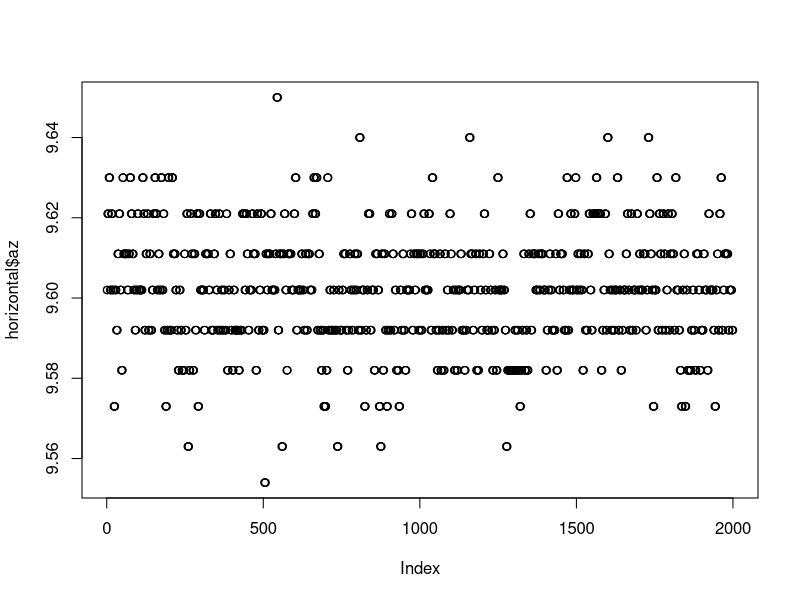
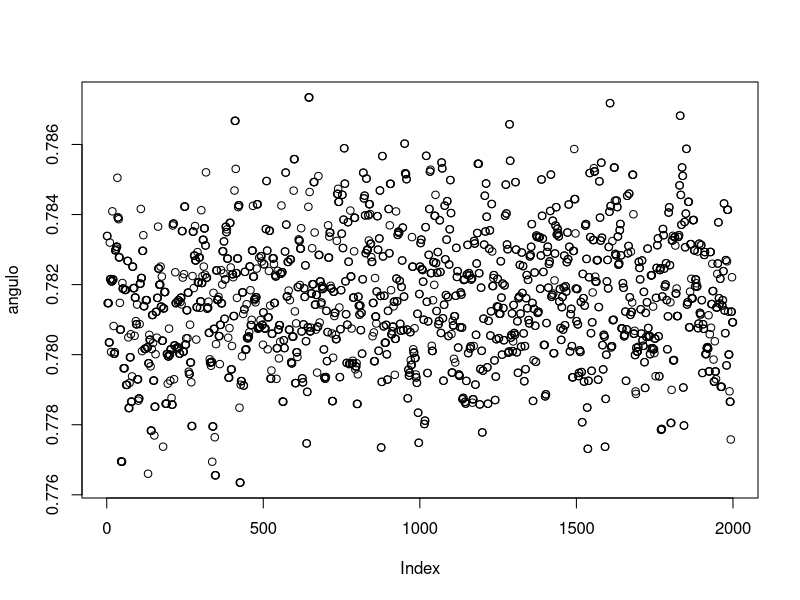
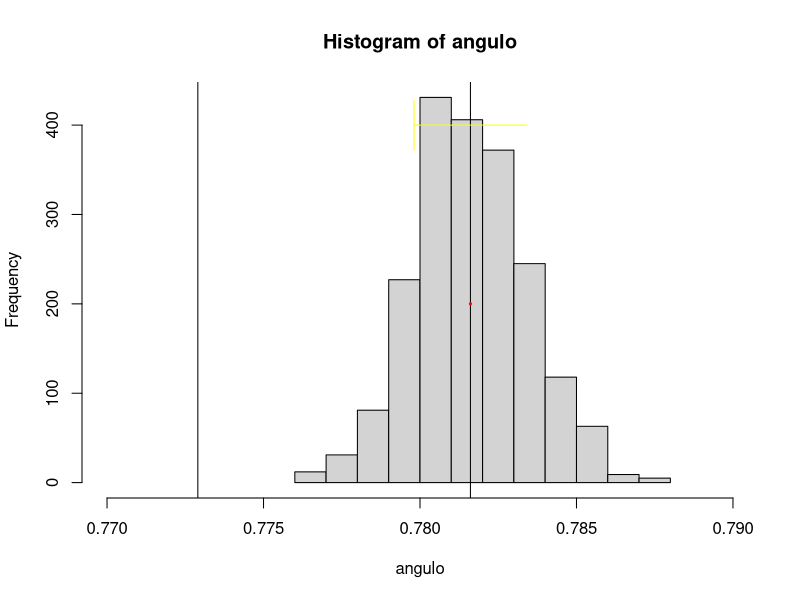

The R source for these figures, in order:
# leemos los datos

# setwd(paste(getwd(), "Lab2", sep = "/"))

horizontal = read.csv("horizontal prueba.tsv", header = F, sep = "\t")
horizontal <- horizontal[, c(-1,-2,-6)]
horizontal <- horizontal[1:2000,]
colnames(horizontal) <- c("ax","ay","az")
head(horizontal)
plot(horizontal$az)
g <- sqrt((horizontal$ax * horizontal$ax) + (horizontal$ay * horizontal$ay) + (horizontal$az * horizontal$az))
Realg <- mean(g)
Realg


inclinado <- read.csv("prueba.tsv", header = F, sep = "\t")
inclinado <- inclinado[, c(-1,-2,-6)]
inclinado <- inclinado[1:2000,]
colnames(inclinado) <- c("ax", "ay", "az")
tail(inclinado)
g2 <- sqrt((inclinado$ax^2) + (inclinado$ay^2) + (inclinado$az^2))
Realg2 <- mean(g2)

angulo <- acos( (inclinado$ax * horizontal$ax + inclinado$ay * horizontal$ay + inclinado$az * horizontal$az) / (g * g2) )
angulo
anguloMedidas <- acos(38.3 / 53.5)
anguloSenMed <- asin(36.4 / 53.5)
anguloTan <- atan(36.4 / 38.3)
anguloMedidas
anguloSenMed
anguloTan
plot(angulo)
hist(angulo, xlim = c(0.770, 0.790))
abline(v = mean(angulo))
std <- sd(angulo)
arrows(x0 = mean(angulo) + std , x1 = mean(angulo) - std,
        y0 = 400 , y1 = 400,
        angle = 90, col = "yellow") 
SEM <- std / 2000
SEM <- as.numeric(SEM)
arrows(x0 = mean(angulo) + SEM, x1 = mean(angulo) - SEM, y0 = 200, y1 = 200, 
       angle = 90, col = "red", lwd = 3)

abline(v = anguloMedidas)
